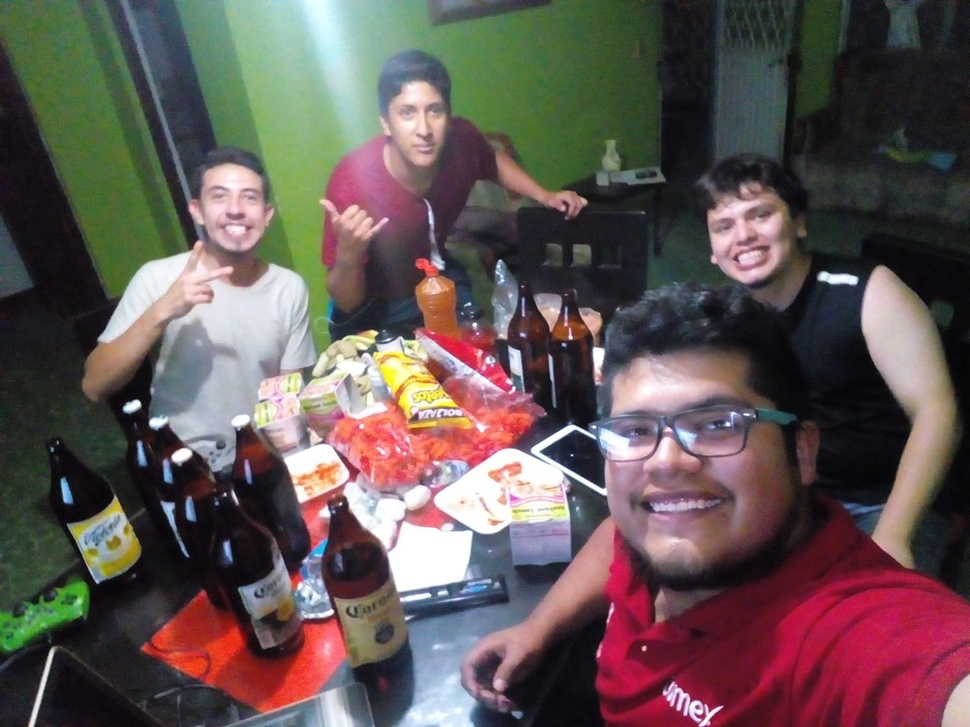
#> input picture ProgramRecAndPictures/rostros.jpg, 970 x 727 px, shrunk from 1440 x 1080 before the run
$ python main.py
#> lines starting #> are read from the running program, lines starting #| are printed output that depends on the picture; after the words box and inside, x2 and y2 are one past the last pixel; in counts of white or black regions, pixels touching at a corner belong together
import cv2 as cv
from IPython.display import display, clear_output
from matplotlib import pyplot as plt
# %matploitlib inline

# Import libraries to recocnicer
face_cascade = cv.CascadeClassifier('haarcascade_frontalface_default.xml')
eyes_cascade = cv.CascadeClassifier('./haarcascade_eye.xml')
body_cascade = cv.CascadeClassifier('./haarcascade_fullbody.xml')

# Save image
img = cv.imread('./rostros.jpg')
#> img is the input picture: shape (727, 970, 3); mean B, G, R 83.8, 85.7, 99.1
# Convert to scale gray
imgGray = cv.cvtColor(img, cv.COLOR_BGR2GRAY)
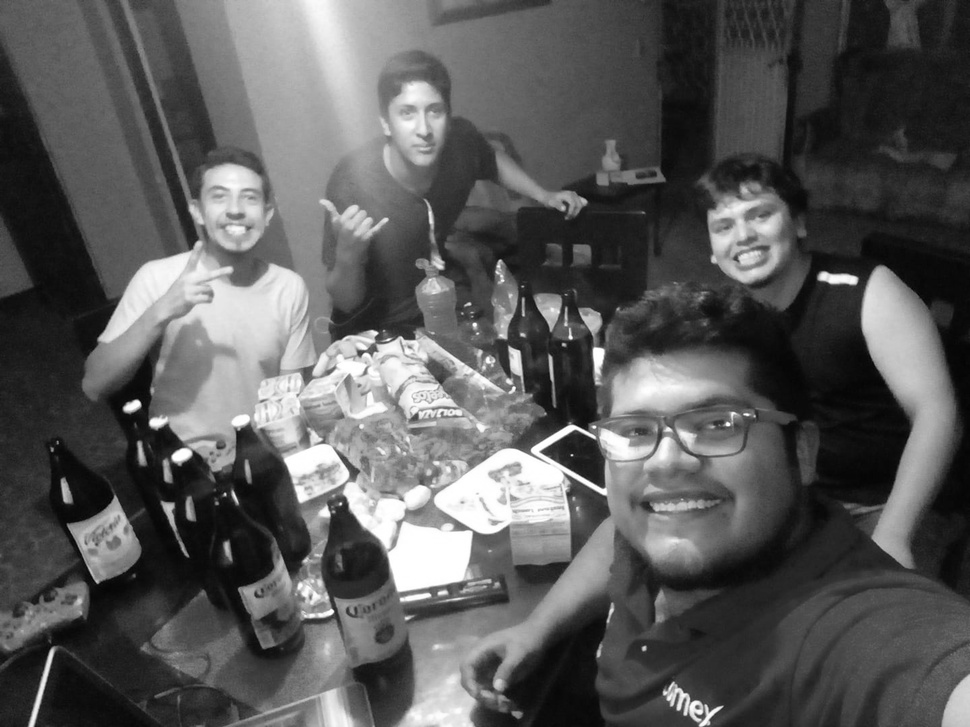
#> imgGray: shape (727, 970); min 2, max 255, mean 89.5
plt.imshow(imgGray,interpolation='bicubic', cmap='gray')
#> (this line was passed over: IPython is not available in this run)

# Save coordenades
faces = face_cascade.detectMultiScale(imgGray, 1.3, 5)
#> faces = [[386, 84, 74, 74], [195, 166, 79, 79], [691, 180, 104, 104], [572, 343, 209, 209]]

# draw rectangle in coordenades of face detected
for ( x, y, w, h ) in faces:
        # Draw rectangle
        cv.rectangle(img,(x,y), (x+w, y+h), (0,255,0), 2)
        # roi : Region de interes
        roi_gray = imgGray[y:y+h, x:x+w]
        roi_color = img[y:y+w, x:x+w]
#> this loop made 4 passes
#> pass 1, `roi_gray = imgGray[y:y+h, x:x+w]`:
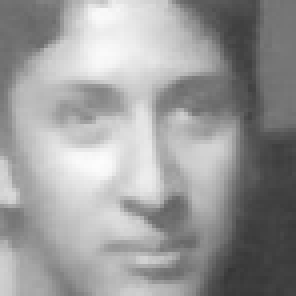
#> roi_gray: shape (74, 74) (shown 4 times larger); min 54, max 252, mean 154.6
#> pass 1, `roi_color = img[y:y+w, x:x+w]`:
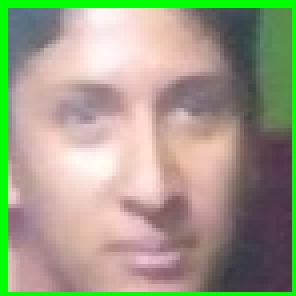
#> roi_color: shape (74, 74, 3) (shown 4 times larger); mean B, G, R 135, 158.1, 158.9
#> pass 2, `roi_gray = imgGray[y:y+h, x:x+w]`:
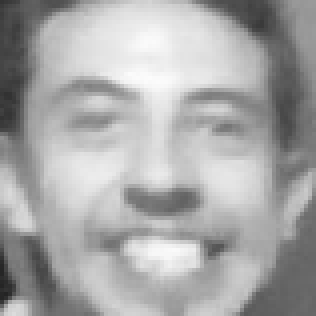
#> roi_gray: shape (79, 79) (shown 4 times larger); min 36, max 252, mean 168.1
#> pass 2, `roi_color = img[y:y+w, x:x+w]`:
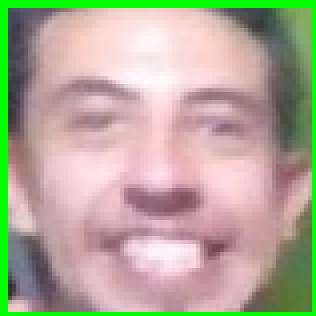
#> roi_color: shape (79, 79, 3) (shown 4 times larger); mean B, G, R 151.5, 169.7, 177.3
#> after the loop:
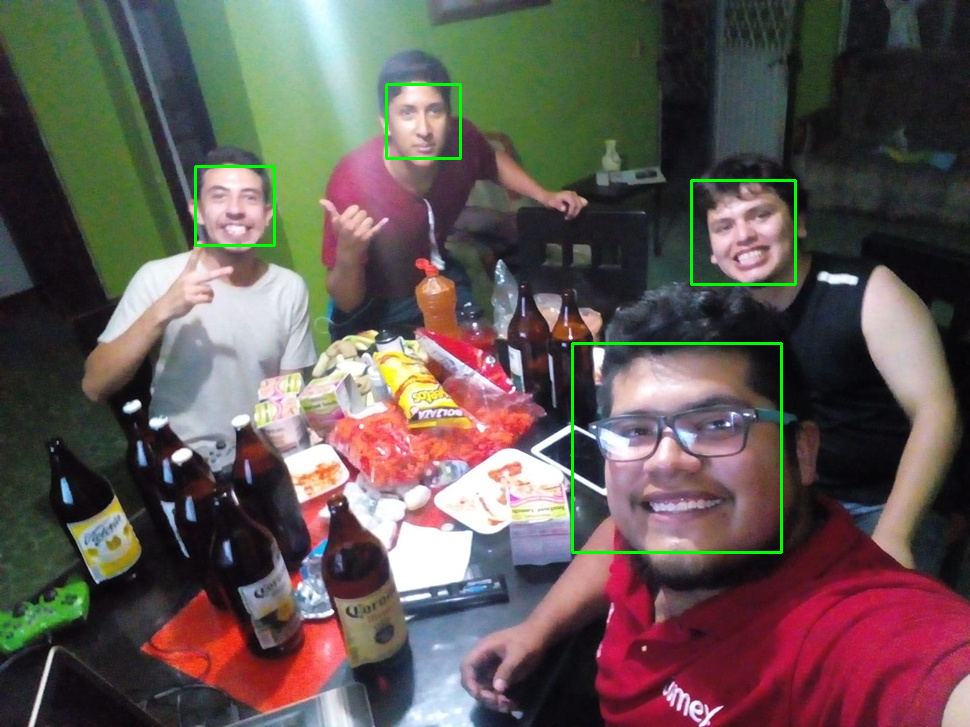
#> img: shape (727, 970, 3); 0.79% of pixels changed, all inside (x1, y1, x2, y2) = (194, 83, 797, 554)


plt.imshow(img)
#> (this line was passed over: IPython is not available in this run)
cv.imshow('Deteccion de rostros', img)
cv.waitKey(0)
cv.destroyAllWindows()
